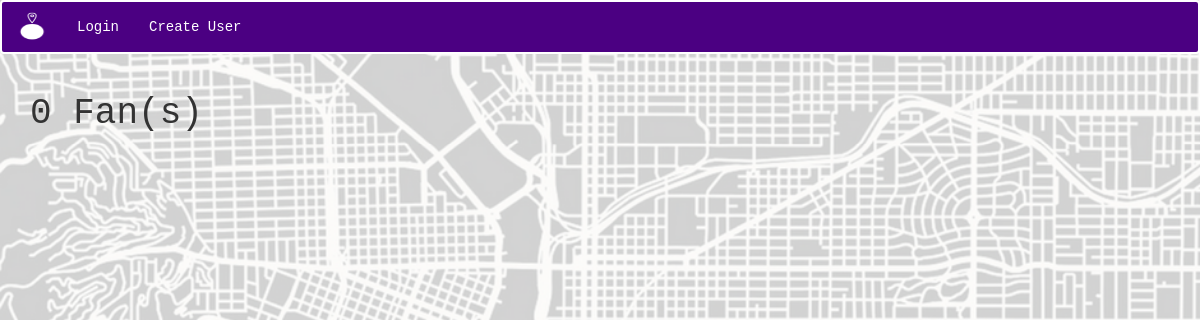
The app's page /football_location/3/checkins/checkin_details/?team=Clemson, older data.
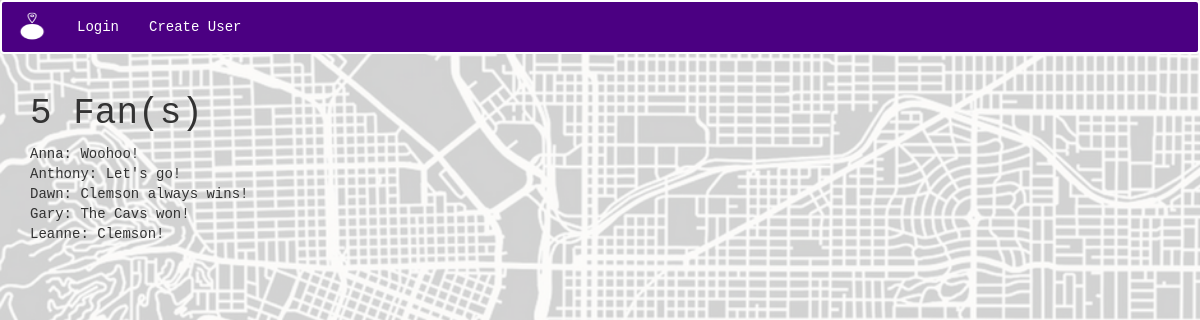
The same page, newer data.
### app/models.py (models this page shows)
class CheckIn(models.Model):
    checkin_user = models.ForeignKey(User)
    checkin_location = models.ForeignKey(Location)
    checkin_type = models.CharField(max_length=30, choices=SPORT_CHOICES, default=FOOTBALL)
    created = models.DateTimeField(auto_now_add=True)
    body = models.TextField(max_length=50, null=True, blank=True)

### app/views.py (the view)
# urls.py: url(r'^football_location/(?P<pk>\d+)/checkins/checkin_details/$', FootballCheckInDetailsListView.as_view(), name='football_checkin_details_list_view'),
class FootballCheckInDetailsListView(ListView):
    model = CheckIn
    template_name = "app/football_checkindetails_list.html"
    def get_context_data(self, **kwargs):
        context = super().get_context_data(**kwargs)
        context["users"] = self.get_queryset().values_list("checkin_user__username", flat=True).distinct()
        context["user_count"] = self.get_queryset().values_list("checkin_user__username", flat=True).distinct().count()
        return context
    def get_queryset(self):
        location = self.kwargs.get('pk', None)
        team = self.request.GET.get("team")
        return CheckIn.objects.filter(checkin_location_id=location, checkin_user__profile__football__school=team)

### templates/app/football_checkindetails_list.html
{% extends "base.html" %}
{% block content %}
<body>
  <h1>{{ user_count }} Fan(s)</h1>
  {% for checkin in object_list %}
    {{ checkin.checkin_user}}: {{ checkin.body }} <br>
  {% endfor %}
</body>
{% endblock %}

### templates/base.html (shortened to what this page needs)
{% load staticfiles %}
<!DOCTYPE html>
<html>
    <link rel="stylesheet" href='{% static "app/css/bootstrap.css" %}' media="screen" title="bootstrap" charset="utf-8">
    <link rel="stylesheet" href='{% static "app/css/app.css" %}' media="screen" title="bootstrap" charset="utf-8">
      {% if request.user.is_anonymous %}
      <nav class="navbar navbar-default">
      <ul class="nav navbar-nav">
        <li><img id="navbar_logo" src="/static/app/fanatik.png" alt="" /></li>
        <li><a href="{% url 'login' %}" role="button">Login</a></li>
        <li><a href="{% url 'user_create_view' %}" role="button">Create User</a></li>
      </nav>
      {% endif %}
      <div class="container">
        {% block content %}
        {% endblock %}
      </div>
    </html>

### app/static/app/css/app.css (style rules this page uses)
html, body { min-height : 100%; font-family: courier; background-image: url("/static/app/sportsfans2.png"), url("/static/app/map_background.png"); background-repeat: no-repeat, repeat; background-position: center bottom, 200% 100%; background-size: 100% auto, 100% auto; background-attachment: fixed; }
#navbar_logo { padding-top: 10px; height: 40px; width: 60px; border: 0px; }
.navbar { background-color: indigo; border: 2px solid white; }
.nav.navbar-nav li a { color: white; }
img { height: 300px; width: 300px; border: 1px solid black; }

Row changes from the older to the newer data that the page shows:
added CheckIn: checkin_user "Anna", body "Woohoo!"
added CheckIn: checkin_user "Anthony", body "Let's go!"
added CheckIn: checkin_user "Dawn", body "Clemson always wins!"
added CheckIn: checkin_user "Gary", body "The Cavs won!"
added CheckIn: checkin_user "Leanne", body "Clemson!"
Text that changed along with them:
{{ user_count }}: "0" → "5"
